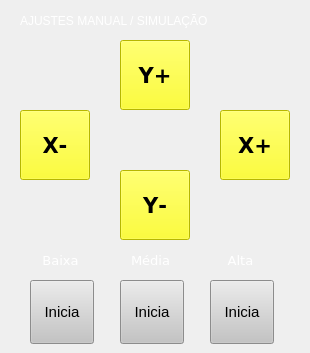
   <widget class="QWidget" name="page">
    <widget class="QLabel" name="label_8">
     <property name="geometry">
      <rect>
       <x>20</x>
       <y>10</y>
       <width>281</width>
       <height>21</height>
      </rect>
     </property>
     <property name="styleSheet">
      <string notr="true">font: 75 12pt &quot;Arial&quot;;
color: rgb(255, 255, 255);</string>
     </property>
     <property name="text">
      <string>AJUSTES MANUAL / SIMULAÇÃO</string>
     </property>
     <property name="PasswordLevel" stdset="0">
      <number>0</number>
     </property>
     <property name="Hide" stdset="0">
      <bool>true</bool>
     </property>
    </widget>
    <widget class="QHmiLabel" name="qHmiLabel_25">
     <property name="geometry">
      <rect>
       <x>120</x>
       <y>250</y>
       <width>61</width>
       <height>20</height>
      </rect>
     </property>
     <property name="font">
      <font>
       <family>DejaVu Sans</family>
       <pointsize>10</pointsize>
      </font>
     </property>
     <property name="styleSheet">
      <string notr="true">color: rgb(255, 255, 255);</string>
     </property>
     <property name="text">
      <string>Média</string>
     </property>
     <property name="alignment">
      <set>Qt::AlignCenter</set>
     </property>
     <property name="PasswordLevel" stdset="0">
      <number>0</number>
     </property>
     <property name="Hide" stdset="0">
      <bool>true</bool>
     </property>
    </widget>
    <widget class="QHmiButton" name="QHmiButtonResetWork_6">
     <property name="geometry">
      <rect>
       <x>120</x>
       <y>280</y>
       <width>64</width>
       <height>64</height>
      </rect>
     </property>
     <property name="font">
      <font>
       <pointsize>11</pointsize>
      </font>
     </property>
     <property name="styleSheet">
      <string notr="true">background-color: rgb(196, 196, 196);</string>
     </property>
     <property name="text">
      <string>Inicia</string>
     </property>
     <property name="icon">
      <iconset>
       <normaloff>../res/toggle_round_128_O_off - Copia.png</normaloff>
       <normalon>../res/toggle_round_128_O_on - Copia.png</normalon>../res/toggle_round_128_O_off - Copia.png</iconset>
     </property>
     <property name="iconSize">
      <size>
       <width>64</width>
       <height>64</height>
      </size>
     </property>
     <property name="fieldName">
      <cstring>RES1__POU_SELECT_VEL_JOG.B_VEL_MEDIA</cstring>
     </property>
     <property name="buttonAction">
      <enum>QHmiButton::Set</enum>
     </property>
     <property name="stateField">
      <cstring></cstring>
     </property>
     <property name="stateAction">
      <enum>QHmiButton::Enable</enum>
     </property>
     <property name="PasswordLevel" stdset="0">
      <number>0</number>
     </property>
     <property name="Hide" stdset="0">
      <bool>true</bool>
     </property>
     <property name="Align left" stdset="0">
      <bool>false</bool>
     </property>
    </widget>
    <widget class="QHmiLabel" name="qHmiLabel_14">
     <property name="geometry">
      <rect>
       <x>30</x>
       <y>250</y>
       <width>61</width>
       <height>20</height>
      </rect>
     </property>
     <property name="font">
      <font>
       <family>DejaVu Sans</family>
       <pointsize>10</pointsize>
      </font>
     </property>
     <property name="styleSheet">
      <string notr="true">color: rgb(255, 255, 255);</string>
     </property>
     <property name="text">
      <string>Baixa</string>
     </property>
     <property name="alignment">
      <set>Qt::AlignCenter</set>
     </property>
     <property name="PasswordLevel" stdset="0">
      <number>0</number>
     </property>
     <property name="Hide" stdset="0">
      <bool>true</bool>
     </property>
    </widget>
    <widget class="QHmiButton" name="QHmiButtonResetWork_7">
     <property name="geometry">
      <rect>
       <x>210</x>
       <y>280</y>
       <width>64</width>
       <height>64</height>
      </rect>
     </property>
     <property name="font">
      <font>
       <pointsize>11</pointsize>
      </font>
     </property>
     <property name="styleSheet">
      <string notr="true">background-color: rgb(196, 196, 196);</string>
     </property>
     <property name="text">
      <string>Inicia</string>
     </property>
     <property name="icon">
      <iconset>
       <normaloff>../res/toggle_round_128_R_off - Copia.png</normaloff>
       <normalon>../res/toggle_round_128_R_on - Copia.png</normalon>../res/toggle_round_128_R_off - Copia.png</iconset>
     </property>
     <property name="iconSize">
      <size>
       <width>64</width>
       <height>64</height>
      </size>
     </property>
     <property name="fieldName">
      <cstring>RES1__POU_SELECT_VEL_JOG.B_VEL_ALTA</cstring>
     </property>
     <property name="buttonAction">
      <enum>QHmiButton::Set</enum>
     </property>
     <property name="stateField">
      <cstring></cstring>
     </property>
     <property name="stateAction">
      <enum>QHmiButton::Enable</enum>
     </property>
     <property name="PasswordLevel" stdset="0">
      <number>0</number>
     </property>
     <property name="Hide" stdset="0">
      <bool>true</bool>
     </property>
     <property name="Align left" stdset="0">
      <bool>false</bool>
     </property>
    </widget>
    <widget class="QHmiLabel" name="qHmiLabel_26">
     <property name="geometry">
      <rect>
       <x>210</x>
       <y>250</y>
       <width>61</width>
       <height>20</height>
      </rect>
     </property>
     <property name="font">
      <font>
       <family>DejaVu Sans</family>
       <pointsize>10</pointsize>
      </font>
     </property>
     <property name="styleSheet">
      <string notr="true">color: rgb(0, 0, 0);
color: rgb(255, 255, 255);</string>
     </property>
     <property name="text">
      <string>Alta</string>
     </property>
     <property name="alignment">
      <set>Qt::AlignCenter</set>
     </property>
     <property name="PasswordLevel" stdset="0">
      <number>0</number>
     </property>
     <property name="Hide" stdset="0">
      <bool>true</bool>
     </property>
    </widget>
    <widget class="QHmiButton" name="QHmiButtonResetWork_5">
     <property name="geometry">
      <rect>
       <x>30</x>
       <y>280</y>
       <width>64</width>
       <height>64</height>
      </rect>
     </property>
     <property name="font">
      <font>
       <pointsize>11</pointsize>
      </font>
     </property>
     <property name="styleSheet">
      <string notr="true">background-color: rgb(196, 196, 196);</string>
     </property>
     <property name="text">
      <string>Inicia</string>
     </property>
     <property name="icon">
      <iconset>
       <normaloff>../res/toggle_round_128_G_off - Copia.png</normaloff>
       <normalon>../res/toggle_round_128_G_on - Copia.png</normalon>../res/toggle_round_128_G_off - Copia.png</iconset>
     </property>
     <property name="iconSize">
      <size>
       <width>64</width>
       <height>64</height>
      </size>
     </property>
     <property name="fieldName">
      <cstring>RES1__POU_SELECT_VEL_JOG.B_VEL_BAIXA</cstring>
     </property>
     <property name="buttonAction">
      <enum>QHmiButton::Set</enum>
     </property>
     <property name="stateField">
      <cstring></cstring>
     </property>
     <property name="stateAction">
      <enum>QHmiButton::Enable</enum>
     </property>
     <property name="PasswordLevel" stdset="0">
      <number>0</number>
     </property>
     <property name="Hide" stdset="0">
      <bool>true</bool>
     </property>
     <property name="Align left" stdset="0">
      <bool>false</bool>
     </property>
    </widget>
    <widget class="QHmiButton" name="QHmiButton_9">
     <property name="geometry">
      <rect>
       <x>120</x>
       <y>40</y>
       <width>70</width>
       <height>70</height>
      </rect>
     </property>
     <property name="sizePolicy">
      <sizepolicy hsizetype="Fixed" vsizetype="Fixed">
       <horstretch>0</horstretch>
       <verstretch>0</verstretch>
      </sizepolicy>
     </property>
     <property name="minimumSize">
      <size>
       <width>0</width>
       <height>0</height>
      </size>
     </property>
     <property name="font">
      <font>
       <family>DejaVu Sans</family>
       <pointsize>16</pointsize>
       <weight>75</weight>
       <italic>false</italic>
       <bold>true</bold>
       <kerning>false</kerning>
      </font>
     </property>
     <property name="styleSheet">
      <string notr="true">background-color: rgb(255, 255, 0);
color: rgb(0, 0, 0);</string>
     </property>
     <property name="text">
      <string>Y+</string>
     </property>
     <property name="iconSize">
      <size>
       <width>48</width>
       <height>48</height>
      </size>
     </property>
     <property name="checkable">
      <bool>true</bool>
     </property>
     <property name="fieldName">
      <cstring>CONF1__G_AXIS_MANAGER_Y.BT_IHM_JOGFW</cstring>
     </property>
     <property name="buttonAction">
      <enum>QHmiButton::SetReset</enum>
     </property>
     <property name="stateField">
      <cstring>CONF1_G_B_JOG_TOUCH</cstring>
     </property>
     <property name="stateAction">
      <enum>QHmiButton::Visible</enum>
     </property>
     <property name="reset_when_unfocus" stdset="0">
      <bool>true</bool>
     </property>
     <property name="PasswordLevel" stdset="0">
      <number>0</number>
     </property>
     <property name="Hide" stdset="0">
      <bool>true</bool>
     </property>
     <property name="Align left" stdset="0">
      <bool>false</bool>
     </property>
    </widget>
    <widget class="QHmiButton" name="QHmiButton_10">
     <property name="geometry">
      <rect>
       <x>120</x>
       <y>170</y>
       <width>70</width>
       <height>70</height>
      </rect>
     </property>
     <property name="sizePolicy">
      <sizepolicy hsizetype="Fixed" vsizetype="Fixed">
       <horstretch>0</horstretch>
       <verstretch>0</verstretch>
      </sizepolicy>
     </property>
     <property name="minimumSize">
      <size>
       <width>0</width>
       <height>0</height>
      </size>
     </property>
     <property name="font">
      <font>
       <family>DejaVu Sans</family>
       <pointsize>16</pointsize>
       <weight>75</weight>
       <italic>false</italic>
       <bold>true</bold>
       <kerning>false</kerning>
      </font>
     </property>
     <property name="styleSheet">
      <string notr="true">background-color: rgb(255, 255, 0);
color: rgb(0, 0, 0);</string>
     </property>
     <property name="text">
      <string>Y-</string>
     </property>
     <property name="iconSize">
      <size>
       <width>48</width>
       <height>48</height>
      </size>
     </property>
     <property name="checkable">
      <bool>true</bool>
     </property>
     <property name="fieldName">
      <cstring>CONF1__G_AXIS_MANAGER_Y.BT_IHM_JOGBV</cstring>
     </property>
     <property name="buttonAction">
      <enum>QHmiButton::SetReset</enum>
     </property>
     <property name="stateField">
      <cstring>CONF1_G_B_JOG_TOUCH</cstring>
     </property>
     <property name="stateAction">
      <enum>QHmiButton::Visible</enum>
     </property>
     <property name="reset_when_unfocus" stdset="0">
      <bool>true</bool>
     </property>
     <property name="PasswordLevel" stdset="0">
      <number>0</number>
     </property>
     <property name="Hide" stdset="0">
      <bool>true</bool>
     </property>
     <property name="Align left" stdset="0">
      <bool>false</bool>
     </property>
    </widget>
    <widget class="QHmiButton" name="QHmiButton_11">
     <property name="geometry">
      <rect>
       <x>220</x>
       <y>110</y>
       <width>70</width>
       <height>70</height>
      </rect>
     </property>
     <property name="sizePolicy">
      <sizepolicy hsizetype="Fixed" vsizetype="Fixed">
       <horstretch>0</horstretch>
       <verstretch>0</verstretch>
      </sizepolicy>
     </property>
     <property name="minimumSize">
      <size>
       <width>0</width>
       <height>0</height>
      </size>
     </property>
     <property name="font">
      <font>
       <family>DejaVu Sans</family>
       <pointsize>16</pointsize>
       <weight>75</weight>
       <italic>false</italic>
       <bold>true</bold>
       <kerning>false</kerning>
      </font>
     </property>
     <property name="styleSheet">
      <string notr="true">background-color: rgb(255, 255, 0);
color: rgb(0, 0, 0);</string>
     </property>
     <property name="text">
      <string>X+</string>
     </property>
     <property name="iconSize">
      <size>
       <width>48</width>
       <height>48</height>
      </size>
     </property>
     <property name="checkable">
      <bool>true</bool>
     </property>
     <property name="fieldName">
      <cstring>CONF1__G_AXIS_MANAGER_X.BT_IHM_JOGFW</cstring>
     </property>
     <property name="buttonAction">
      <enum>QHmiButton::SetReset</enum>
     </property>
     <property name="stateField">
      <cstring>CONF1_G_B_JOG_TOUCH</cstring>
     </property>
     <property name="stateAction">
      <enum>QHmiButton::Visible</enum>
     </property>
     <property name="reset_when_unfocus" stdset="0">
      <bool>true</bool>
     </property>
     <property name="PasswordLevel" stdset="0">
      <number>0</number>
     </property>
     <property name="Hide" stdset="0">
      <bool>true</bool>
     </property>
     <property name="Align left" stdset="0">
      <bool>false</bool>
     </property>
    </widget>
    <widget class="QHmiButton" name="QHmiButton_12">
     <property name="geometry">
      <rect>
       <x>20</x>
       <y>110</y>
       <width>70</width>
       <height>70</height>
      </rect>
     </property>
     <property name="sizePolicy">
      <sizepolicy hsizetype="Fixed" vsizetype="Fixed">
       <horstretch>0</horstretch>
       <verstretch>0</verstretch>
      </sizepolicy>
     </property>
     <property name="minimumSize">
      <size>
       <width>0</width>
       <height>0</height>
      </size>
     </property>
     <property name="font">
      <font>
       <family>DejaVu Sans</family>
       <pointsize>16</pointsize>
       <weight>75</weight>
       <italic>false</italic>
       <bold>true</bold>
       <kerning>false</kerning>
      </font>
     </property>
     <property name="styleSheet">
      <string notr="true">background-color: rgb(255, 255, 0);
color: rgb(0, 0, 0);</string>
     </property>
     <property name="text">
      <string>X-</string>
     </property>
     <property name="iconSize">
      <size>
       <width>48</width>
       <height>48</height>
      </size>
     </property>
     <property name="checkable">
      <bool>true</bool>
     </property>
     <property name="fieldName">
      <cstring>CONF1__G_AXIS_MANAGER_X.BT_IHM_JOGBV</cstring>
     </property>
     <property name="buttonAction">
      <enum>QHmiButton::SetReset</enum>
     </property>
     <property name="stateField">
      <cstring>CONF1_G_B_JOG_TOUCH</cstring>
     </property>
     <property name="stateAction">
      <enum>QHmiButton::Visible</enum>
     </property>
     <property name="reset_when_unfocus" stdset="0">
      <bool>true</bool>
     </property>
     <property name="PasswordLevel" stdset="0">
      <number>0</number>
     </property>
     <property name="Hide" stdset="0">
      <bool>true</bool>
     </property>
     <property name="Align left" stdset="0">
      <bool>false</bool>
     </property>
    </widget>
   </widget>
